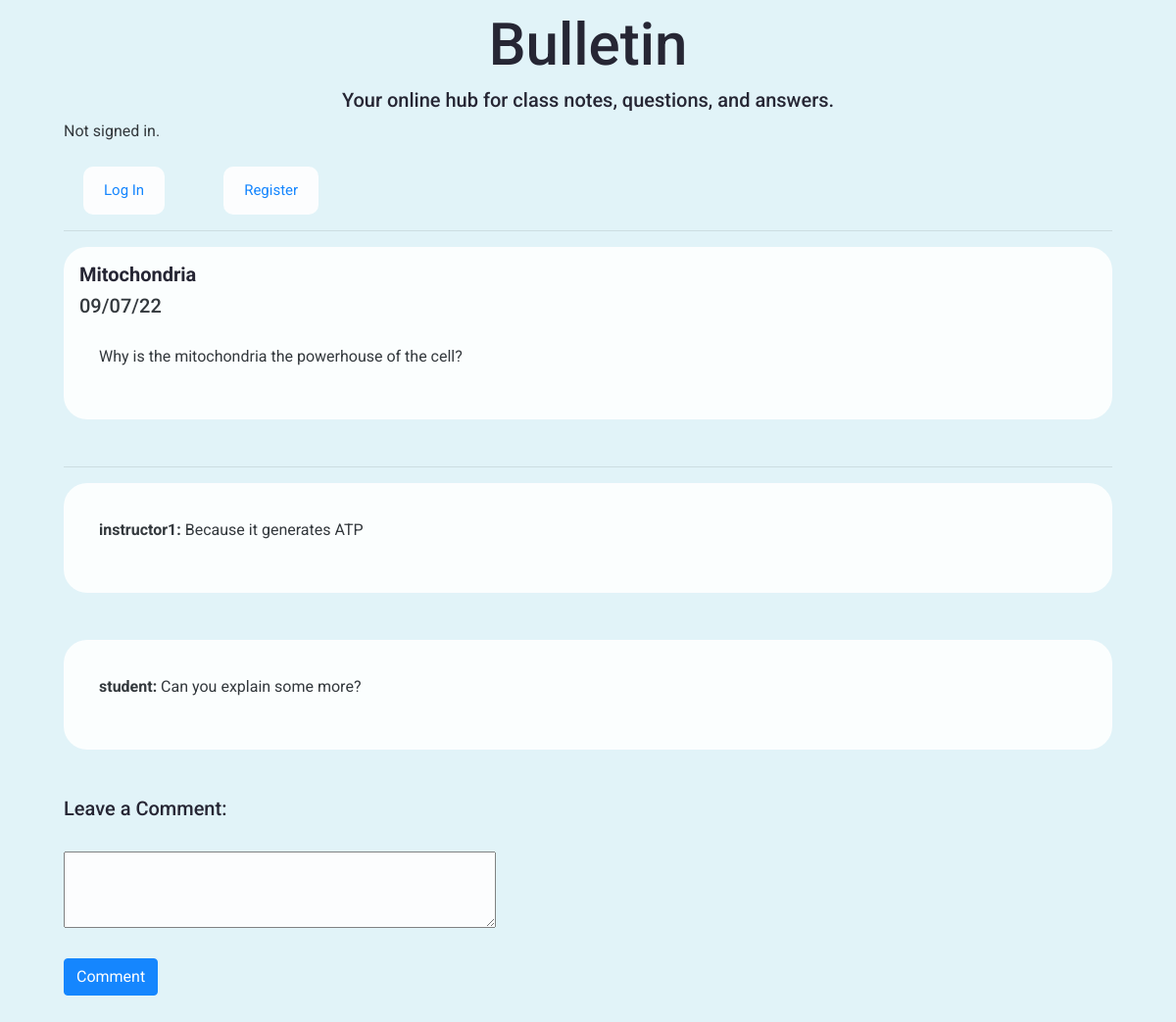
/post/6, run on the app's committed database.
### bulletinapp/models.py (models this page shows, shortened)
class Post(models.Model):
    which_class = models.ForeignKey(Class, on_delete=models.CASCADE, related_name="posts")
    title = models.CharField(max_length=100)
    text = models.CharField(max_length=15000)
    poster = models.ForeignKey(UserProfile, on_delete=models.CASCADE, related_name="posts")
    date = models.CharField(max_length=10)
    post_id = models.AutoField(primary_key=True)

class Comment(models.Model):
    auto_increment_id = models.AutoField(primary_key=True)
    text = models.TextField(max_length=500)
    post = models.ForeignKey(to=Post, on_delete=models.CASCADE, related_name="comments")
    commenter = models.ForeignKey(to=UserProfile, on_delete=models.CASCADE, related_name="comments")

class UserProfile(models.Model):
    is_student = models.BooleanField(default=True)
    is_instructor = models.BooleanField(default=False)
    user = models.OneToOneField(User, on_delete=models.CASCADE, primary_key=True)
    def __str__(self):
        return str(self.user)

class User(AbstractUser):
    def __str__(self):
        return self.username

### bulletinapp/views.py (the view)
# urls.py: path("post/<int:post_id>", views.post, name="post"),
def post(request, post_id):
    if request.method == "POST":
        form = CommentForm(request.POST)
        if form.is_valid():
            text = form.cleaned_data["text"]
            commenter = get_object_or_404(UserProfile, pk=request.user)
            post = get_object_or_404(Post, post_id=post_id)
            comment = Comment(text=text, commenter=commenter, post=post)
            comment.save()
        else:
            for field in form:
                print("Field Error:", field.name,  field.errors)
            return HttpResponse("Failed to submit comment")
        return HttpResponseRedirect(reverse("post", args=[post_id]))
    else:
        post = get_object_or_404(Post, post_id=post_id)
        comment = CommentForm()
        comments = Comment.objects.filter(post=post)
        return render(request, "bulletin/post.html", {
            'post': post,
            'comment': comment,
            'comments':comments
        })

### bulletinapp/views.py
class CommentForm(forms.ModelForm):
    class Meta:
        model = Comment
        fields = ['text']
        widgets = {
            'text': forms.Textarea(attrs={
            'rows': 5,
            'class': 'form-item'
            })
         }
        labels = {
            "text": mark_safe('Text <br>')
        }

### bulletinapp/templates/bulletin/post.html (shortened to what this page needs)
{% extends "bulletin/layout.html" %}
{% block body %}
<div class="container">
<div class="card">
<h4><strong>  {{post.title}}</strong></h4>
<h5>  {{post.date}}</h5>
<p>  {{post.text}}</p>
</div>
<hr>
{% for comment in comments %}
<div class="card" id="comment-card">
<p><strong>{{comment.commenter}}:</strong>   {{comment.text}}</p>
</div>
{% endfor %}
    <form method="POST" id="commentform">
            <h4>Leave a Comment:</h4>
            <br>
            <textarea class="form-item" name="text" rows="3" cols="50" form="commentform" maxlength="1500" id="textarea"></textarea>
            <br>
            <br>
            <input type="submit" value="Comment" class="btn btn-primary">
    </form>
</div>
{% endblock %}

### bulletinapp/static/bulletin/styles.css (style rules this page uses)
body { padding: 10px; background-color:#e1f3f8; opacity:0.9; padding-left: 50px; padding-right: 50px; padding-bottom: 50px; font-family:'Roboto', sans-serif; }
h4 { color:#12101f;font-size:20px; text-align:left; }
.form-item { font-size: 16px; }
p { padding: 20px; }
.card { border-radius: 1.5rem; background-color: #fffffff7; border: 1px solid rgba(255, 255, 255, 0.669); margin-bottom: 3rem; padding:15px; }

### data on the page
Post: title "Mitochondria", date "09/07/22", text "Why is the mitochondria the powerhouse of the cell?"
Comment: commenter "instructor1", text "Because it generates ATP"
Comment: commenter "student", text "Can you explain some more?"
